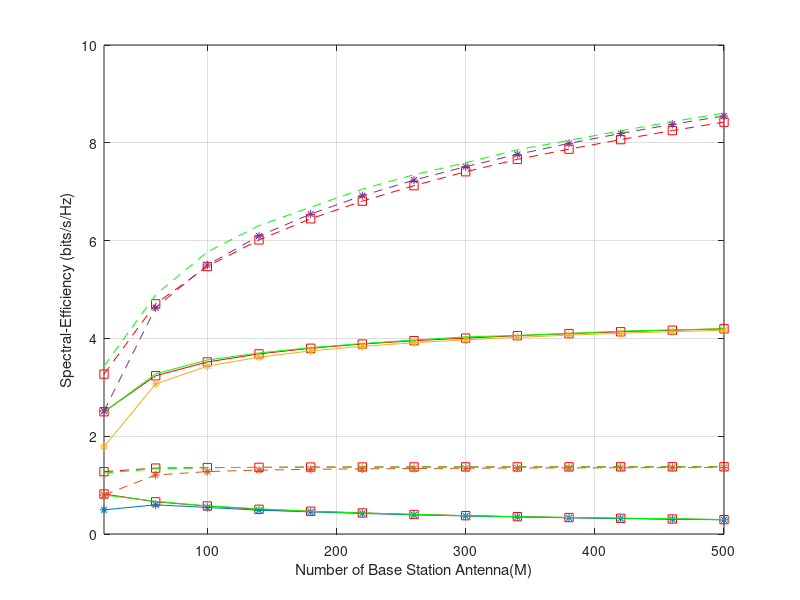

Reproduce this figure in MATLAB.
clear
clc
Eu=10^(5/10);
Rh=100;
v=3.8;
vr=(10^(8/10));
K=10;
t=K;
T=196;
n=10^3;
m=20:40:500;
z=exp(sqrt(vr)*sqrt(.5)*(randn(K,n)+1j*randn(K,n)));
Rk=unifrnd(Rh,1000,K,n);
 B=z./((Rk./100).^v);
 
 %.............imperfect mrc
for l=1:length(m)
    p=Eu/(m(l));
    for i=1:K
        sum_B=sum(B);
        num=t*p*(m(l)-1)*B(i,:).^2;
        den=(t*p.*B(i,:)+1).*(sum_B-B(i,:))+(t+1).*B(i,:)+1/p;
        x=num./den;
        c(i,:)=log2(1+x);
    end 
    Rp(l)=((T-t)/T)*sum(sum(c)/n);
end 
plot(m,Rp,'-sr')
clear sum_B num den c Rp
 %.............imperfect zf
for l=1:length(m)
    p=Eu/(m(l));
    for i=1:K
        sum_B=sum(B./(t*p*B+1));
        num=t*p*(m(l)-K)*B(i,:).^2;
        den=(t*p.*B(i,:)+1).*(sum_B)+(t).*B(i,:)+1/p;
        x=num./den;
        c(i,:)=log2(1+x);
    end 
    Rp(l)=((T-t)/T)*sum(sum(c)/n);
end 
hold on
plot(m,Rp,'-*')
clear sum_B num den c Rp
 %................. imperfect  mmse

 for l=1:length(m)
        p=Eu/(m(l));
        w=1./(sum((B./(t*p*B+1)))+1/p);
        w=repmat(w,K,1);
        B1=(t*p*(B.^2))./(t*p*B+1);
        M=m(l);
        x=10*ones(K,n);
        a=10*ones(K,n);
        while sum(sum(a))>K*n
            num=w.*B1.*x+(1/(K-1));
            den=(M*w.*B1.*(1-((K-1)*(x-1)./M))+1).^2;
            sam=num./den;
            for i=1:K
                x1(i,:)=sum(sam)-sam(i);
            end 
            a=abs(x-x1);
            x=x1;
        end 
        muu=x;
        s=(M.*w.*(1-((K-1).*(muu-1)./M)).*B1)+1;
        for i=1:K
            y=1./s(i,:);
            num1(i,:)=(1/(K-1))*(sum(1./s)-y);
            num2(i,:)=1+w(1,:).*(sum(B1./s.^2)-B1(i,:).*y.^2);
            kisi(i,:)=muu(i,:)./(num1(i,:).*num2(i,:));
        end
        alpha=(M-K+1+(K-1)*muu).^2./(M-K+1+(K-1).*kisi);
        teta=w.*B1.*(M-K+1+(K-1).*kisi)./(M-K+1+(K-1)*muu);
        clear x
        x=(alpha-1).*teta;
        c=log2(1+x);
        Rp(l)=((T-t)/T)*sum(sum(c)/n);
 end 
 hold on
 plot(m,Rp,'-g')
 %..........................................
clear
clc
Eu=10^(5/10);
Rh=100;
v=3.8;
vr=(10^(8/10));
K=10;
n=10^3;
m=20:40:500;
z=exp(sqrt(vr)*sqrt(.5)*(randn(K,n)+1j*randn(K,n)));
Rk=unifrnd(Rh,1000,K,n);
 B=z./((Rk./100).^v);
 
 %.............perfect mrc
for l=1:length(m)
    p=Eu/m(l);
    for i=1:K
        sum_B=sum(B);
        num=p*(m(l)-1)*B(i,:);
        den=p*(sum_B-B(i,:))+1;
        x=num./den;
        c(i,:)=log2(1+x);
    end 
    Rp(l)=sum(sum(c)/n);
end 
hold on
plot(m,Rp,'--sr')
axis([min(m) max(m) 0 50])
clear sum_B num den c Rp
%..................ZF
for l=1:length(m)
     p=Eu/m(l);
     x=p*(m(l)-K)*B;
     c=log2(1+x);
     Rp(l)=sum(sum(c))/n;
end 
Rp(l)=sum(sum(c)/n);
hold on
plot(m,Rp,'--*')
axis([min(m) max(m) 0 50]);
clear x c Rp
%................mmse
 for l=1:length(m)
        p=Eu/m(l);
        M=m(l);
        x=10*ones(K,n);
        a=10*ones(K,n);
        t=0;
        while sum(sum(a))>K*n
            num=p.*B.*x+(1/(K-1));
            den=(M*p*B.*(1-((K-1)*(x-1)./M))+1).^2;
            sam=num./den;
            for i=1:K
                x1(i,:)=sum(sam)-sam(i);
            end 
            a=abs(x-x1);
            x=x1;
            t=t+1;
        end 
        muu=x;
        s=(M.*p.*(1-((K-1).*(muu-1)./M)).*B)+1;
        for i=1:K
            y=1./s(i,:);
            num1(i,:)=(1/(K-1))*(sum(1./s)-y);
            num2(i,:)=1+p*(sum(B./s.^2)-B(i,:).*y.^2);
            kisi(i,:)=muu(i,:)./(num1(i,:).*num2(i,:));
        end
        alpha=(M-K+1+(K-1)*muu).^2./(M-K+1+(K-1).*kisi);
        teta=p*B.*(M-K+1+(K-1).*kisi)./(M-K+1+(K-1)*muu);
        clear x
        x=(alpha-1).*teta;
        c=log2(1+x);
        Rp(l)=sum(sum(c)/n);
 end 
 hold on
 plot(m,Rp,'--g')
%.....................................................
clear
clc
Eu=10^(5/10);
Rh=100;
v=3.8;
vr=(10^(8/10));
K=10;
t=K;
T=196;
n=10^3;
m=20:40:500;
z=exp(sqrt(vr)*sqrt(.5)*(randn(K,n)+1j*randn(K,n)));
Rk=unifrnd(Rh,1000,K,n);
 B=z./((Rk./100).^v);
 
 %.............imperfect mrc
for l=1:length(m)
    p=Eu/sqrt(m(l));
    for i=1:K
        sum_B=sum(B);
        num=t*p*(m(l)-1)*B(i,:).^2;
        den=(t*p.*B(i,:)+1).*(sum_B-B(i,:))+(t+1).*B(i,:)+1/p;
        x=num./den;
        c(i,:)=log2(1+x);
    end 
    Rp(l)=((T-t)/T)*sum(sum(c)/n);
end 
plot(m,Rp,'-sr')
axis([min(m) max(m) 0 50])
clear sum_B num den c Rp
 %.............imperfect zf
for l=1:length(m)
    p=Eu/sqrt(m(l));
    for i=1:K
        sum_B=sum(B./(t*p*B+1));
        num=t*p*(m(l)-K)*B(i,:).^2;
        den=(t*p.*B(i,:)+1).*(sum_B)+(t).*B(i,:)+1/p;
        x=num./den;
        c(i,:)=log2(1+x);
    end 
    Rp(l)=((T-t)/T)*sum(sum(c)/n);
end 
hold on
plot(m,Rp,'-*')
axis([min(m) max(m) 0 50])
clear sum_B num den c Rp
 %................. imperfect  mmse

 for l=1:length(m)
        p=Eu/sqrt(m(l));
        w=1./(sum((B./(t*p*B+1)))+1/p);
        w=repmat(w,K,1);
        B1=(t*p*(B.^2))./(t*p*B+1);
        M=m(l);
        x=10*ones(K,n);
        a=10*ones(K,n);
        while sum(sum(a))>K*n
            num=w.*B1.*x+(1/(K-1));
            den=(M*w.*B1.*(1-((K-1)*(x-1)./M))+1).^2;
            sam=num./den;
            for i=1:K
                x1(i,:)=sum(sam)-sam(i);
            end 
            a=abs(x-x1);
            x=x1;
        end 
        muu=x;
        s=(M.*w.*(1-((K-1).*(muu-1)./M)).*B1)+1;
        for i=1:K
            y=1./s(i,:);
            num1(i,:)=(1/(K-1))*(sum(1./s)-y);
            num2(i,:)=1+w(1,:).*(sum(B1./s.^2)-B1(i,:).*y.^2);
            kisi(i,:)=muu(i,:)./(num1(i,:).*num2(i,:));
        end
        alpha=(M-K+1+(K-1)*muu).^2./(M-K+1+(K-1).*kisi);
        teta=w.*B1.*(M-K+1+(K-1).*kisi)./(M-K+1+(K-1)*muu);
        clear x
        x=(alpha-1).*teta;
        c=log2(1+x);
        Rp(l)=((T-t)/T)*sum(sum(c)/n);
 end 
 hold on
 plot(m,Rp,'-g')
 %.................................................
 clear
clc
Eu=10^(5/10);
Rh=100;
v=3.8;
vr=(10^(8/10));
K=10;
n=10^3;
m=20:40:500;
z=exp(sqrt(vr)*sqrt(.5)*(randn(K,n)+1j*randn(K,n)));
Rk=unifrnd(Rh,1000,K,n);
B=z./((Rk./100).^v);
 
 %.............perfect mrc
for l=1:length(m)
    p=Eu/sqrt(m(l));
    for i=1:K
        sum_B=sum(B);
        num=p*(m(l)-1)*B(i,:);
        den=p*(sum_B-B(i,:))+1;
        x=num./den;
        c(i,:)=log2(1+x);
    end 
    Rp(l)=sum(sum(c)/n);
end 
plot(m,Rp,'--sr')
axis([min(m) max(m) 0 50])
clear sum_B num den c Rp
%..................ZF
for l=1:length(m)
    p=Eu/sqrt(m(l));
    x=p*(m(l)-K)*B;
    c=log2(1+x);
    Rp(l)=sum(sum(c))/n;
end 
Rp(l)=sum(sum(c)/n);
hold on
plot(m,Rp,'--*')
clear x c Rp
%................mmse
 for l=1:length(m)
        p=Eu/sqrt(m(l));
        M=m(l);
        x=10*ones(K,n);
        a=10*ones(K,n);
        t=0;
        while sum(sum(a))>K*n && t<150
            num=p.*B.*x+(1/(K-1));
            den=(M*p*B.*(1-((K-1)*(x-1)./M))+1).^2;
            sam=num./den;
            for i=1:K
                x1(i,:)=sum(sam)-sam(i);
            end 
            a=abs(x-x1);
            x=x1;
            t=t+1;
        end 
        muu=x;
        s=(M.*p.*(1-((K-1).*(muu-1)./M)).*B)+1;
        for i=1:K
            y=1./s(i,:);
            num1(i,:)=(1/(K-1))*(sum(1./s)-y);
            num2(i,:)=1+p*(sum(B./s.^2)-B(i,:).*y.^2);
            kisi(i,:)=muu(i,:)./(num1(i,:).*num2(i,:));
        end
        alpha=(M-K+1+(K-1)*muu).^2./(M-K+1+(K-1).*kisi);
        teta=p*B.*(M-K+1+(K-1).*kisi)./(M-K+1+(K-1)*muu);
        clear x
        x=(alpha-1).*teta;
        c=log2(1+x);
        Rp(l)=sum(sum(c)/n);
 end 
 hold on
 plot(m,Rp,'--g')
xlabel('Number of Base Station Antenna(M)')
ylabel('Spectral-Efficiency (bits/s/Hz)')
axis([min(m) max(m) 0 10]);
grid on
